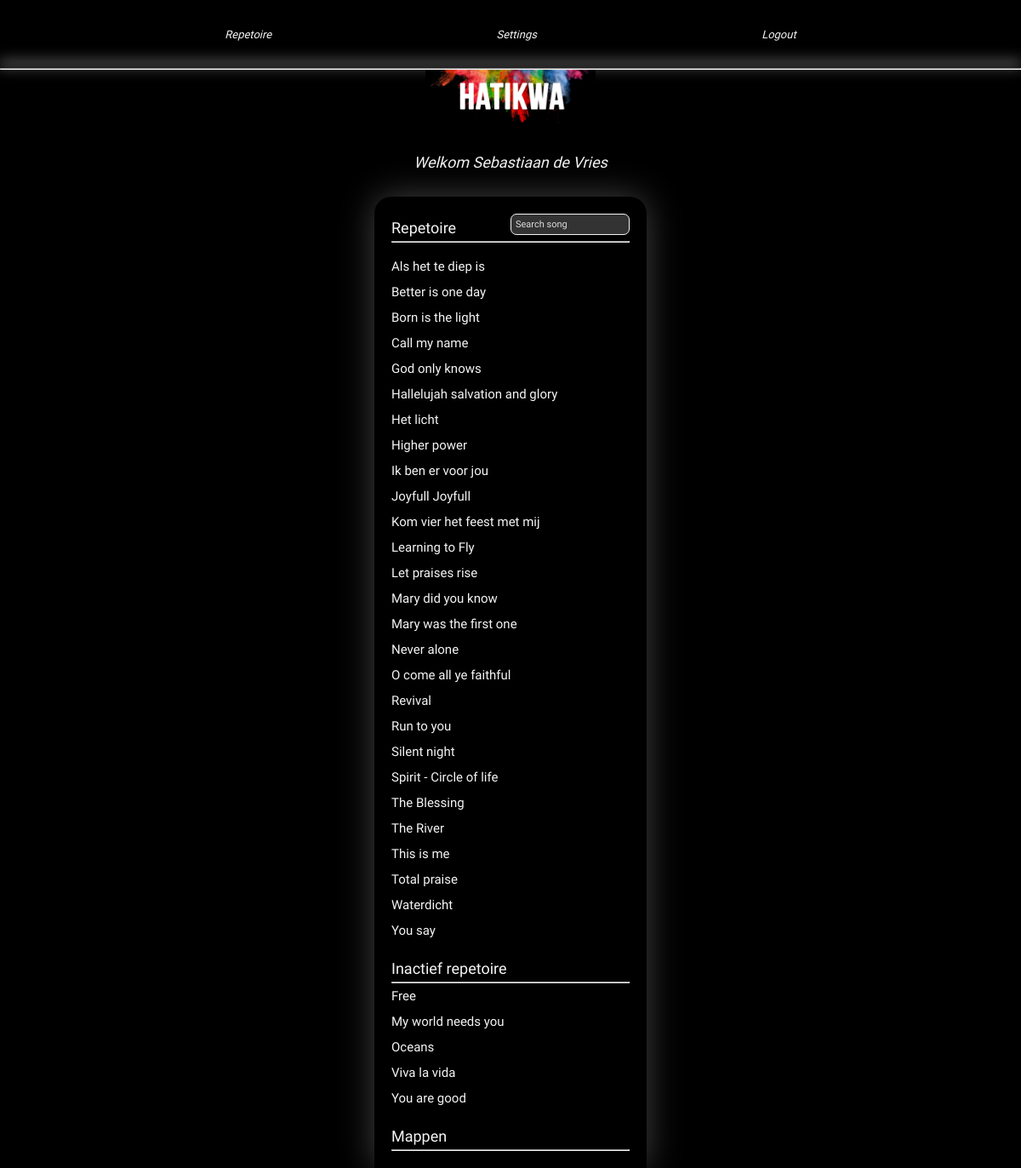
The app's page / (signed in) with its own data.
### Songs/models.py (models this page shows, shortened)
class song_list(models.Model):
    topic_choises = (
        ('active', 'active'),
        ('inactive', 'inactive'),
        ('archive', 'archive'),
        ('folder', 'folder'),
    )
    song_name = models.CharField(max_length=200)
    page_topic = models.CharField(max_length=200, choices=topic_choises, default='active')
    guest_active = models.BooleanField(default=False)
    class Meta:
        verbose_name_plural = "All songs"

### Frontend/views.py (the view)
# urls.py: path('', views.repetoireview, name="Songs"),
def repetoireview(request):
    settings_perm = request_perm(request, ['Admin', 'Bestuur', 'Dirigent'])
    media_perm = request_perm(request, [''])
    active = song_list.objects.filter(page_topic='active').order_by(Lower('song_name'))
    inactive = song_list.objects.filter(page_topic='inactive').order_by(Lower('song_name'))
    folders = song_list.objects.filter(page_topic='folder').order_by(Lower('song_name'))
    data = {
        'page': 'repetoire.html',
        'active': active,
        'inactive': inactive,
        'folders': folders,
        'settings_perm': settings_perm,
        'media_perm': media_perm,
    }
    return render(request, 'index.html', data)

### Frontend/views.py (called while the page is built)
def request_perm(request, groups):
    for group in groups:
        if request.user.groups.filter(name=group).exists():
            return True
    return False

### Templates/index.html (shortened to what this page needs)
{% load static %}
<!DOCTYPE html>
<html lang="en">
<head>
    <link rel="stylesheet" href="{% static 'CSS/index.css' %}">
</head>
<body>
    <div class="nav">
        {% if user.is_authenticated %}
        <a href="/songs">Repetoire</a>
        {% if settings_perm %}
        <a href="/admin">Settings</a>
        {% endif %}
        <a href="/logout">Logout</a>
        {% endif %}
    </div>
    <hr class="top-bar">
    <img class="top-logo" src="{% static 'IMG/Main/Logo.jpg' %}" alt="Hatikwa-Logo">
    {% include page %}
</body>
</html>

### Templates/repetoire.html (shortened to what this page needs)
{% load static %}
<head>
    <link rel="stylesheet" href="{% static 'CSS/repetoire.css' %}">
</head>
<div class="welcome-box">
    {% if user.first_name != "" %}
    {% if user.last_name != "" %}
    <h3 class="welcome">Welkom {{ user.first_name }} {{ user.last_name }}</h3>
    {% endif %}
    {% endif %}
</div>
<main>
    <section>
        <div class="title-search">
            <h2 class="section-title">Repetoire</h2>
            <input class="search-box" type="text" id="searchFunction" onkeyup="searchFunction()" placeholder="Search song">
        </div>
        <hr style="margin-bottom: 13px;">
        <ul id="searchable-songs-list">
            {% for song in active %}
            <li class="file"><a href="/songs/song/{{ song.song_name }}">{{ song.song_name }}</a></li>
            {% endfor %}
        </ul>
    </section>
    <br class="item-break">
    <section>
        <h2 class="section-title">Inactief repetoire</h2>
        <hr>
        {% for song in inactive %}
        <li class="file"><a href="/songs/song/{{ song.song_name }}">{{ song.song_name }}</a></li>
        {% endfor %}
    </section>
    <br class="item-break">
    <section>
        <h2 class="section-title">Mappen</h2>
        <hr>
    </section>
</main>

### Static/CSS/index.css (style rules this page uses)
* { margin: 0; padding: 0; font-family: "Ubuntu", sans-serif; font-weight: 400; font-style: normal; }
html { background-color: black; }
.nav { display: flex; align-items: center; justify-content: space-evenly; height: 80px; }
.nav a { color: whitesmoke; text-decoration: none; font-weight: 300; font-size: 13px; font-style: italic; }
.top-bar { box-shadow: 0px -6px 16px 1px #d2d2d2; }
.top-logo { width: 200px; margin-left: calc(50% - 100px); }

### Static/CSS/repetoire.css (style rules this page uses)
main { width: 280px; min-height: calc(100vh - 200px); margin-left: 50%; transform: translateX(-50%); padding: 20px; border-top-left-radius: 20px; border-top-right-radius: 20px; position: relative; list-style: none; box-shadow: 0px 0px 40px #424242; }
main::after { position: absolute; content: ""; z-index: -1; top: 0; left: 0; bottom: 0; right: 0; background-size: 135%; background-image: url("https://pics.craiyon.com/2023-09-17/547428a2dcdc4c6e84b184213f9d289b.webp"); border-top-left-radius: 20px; border-top-right-radius: 20px; opacity: 0.3; }
.welcome { width: 100%; text-align: center; color: whitesmoke; text-decoration: none; font-weight: 300; font-style: italic; font-size: 18px; margin-top: 25px; margin-bottom: 30px; }
.section-title { color: whitesmoke; font-size: 18px; font-weight: 500; margin-bottom: 5px; }
.file { color: whitesmoke; line-height: 30px; list-style: none; }
.file a { color: whitesmoke; text-decoration: none; font-size: 15px; font-weight: 300; }
.title-search { display: flex; align-items: flex-end; justify-content: space-between; }
.search-box { padding: 5px; border: solid 1px #f5f5f5; border-radius: 7px; outline: none; width: calc(50% - 12px); height: 13px; font-size: 11px; background: #ffffff33; color: #fafafa; margin-bottom: 7px; }
.search-box::placeholder { color: #ddd; opacity: 1; }

### records on screen
song_list: song_name "Als het te diep is"
song_list: song_name "Better is one day"
song_list: song_name "Born is the light"
song_list: song_name "Call my name"
song_list: song_name "God only knows"
song_list: song_name "Hallelujah salvation and glory"
song_list: song_name "Het licht"
song_list: song_name "Higher power"
song_list: song_name "Ik ben er voor jou"
song_list: song_name "Joyfull Joyfull"
song_list: song_name "Kom vier het feest met mij"
song_list: song_name "Learning to Fly"
song_list: song_name "Let praises rise"
song_list: song_name "Mary did you know"
song_list: song_name "Mary was the first one"
song_list: song_name "Never alone"
song_list: song_name "O come all ye faithful"
song_list: song_name "Revival"
song_list: song_name "Run to you"
song_list: song_name "Silent night"
song_list: song_name "Spirit - Circle of life"
song_list: song_name "The Blessing"
song_list: song_name "The River"
song_list: song_name "This is me"
song_list: song_name "Total praise"
song_list: song_name "Waterdicht"
song_list: song_name "You say"
song_list: song_name "Free"
song_list: song_name "My world needs you"
song_list: song_name "Oceans"
song_list: song_name "Viva la vida"
song_list: song_name "You are good"

### other values on screen
{{ user.first_name }} "Sebastiaan"
{{ user.last_name }} "de Vries"
